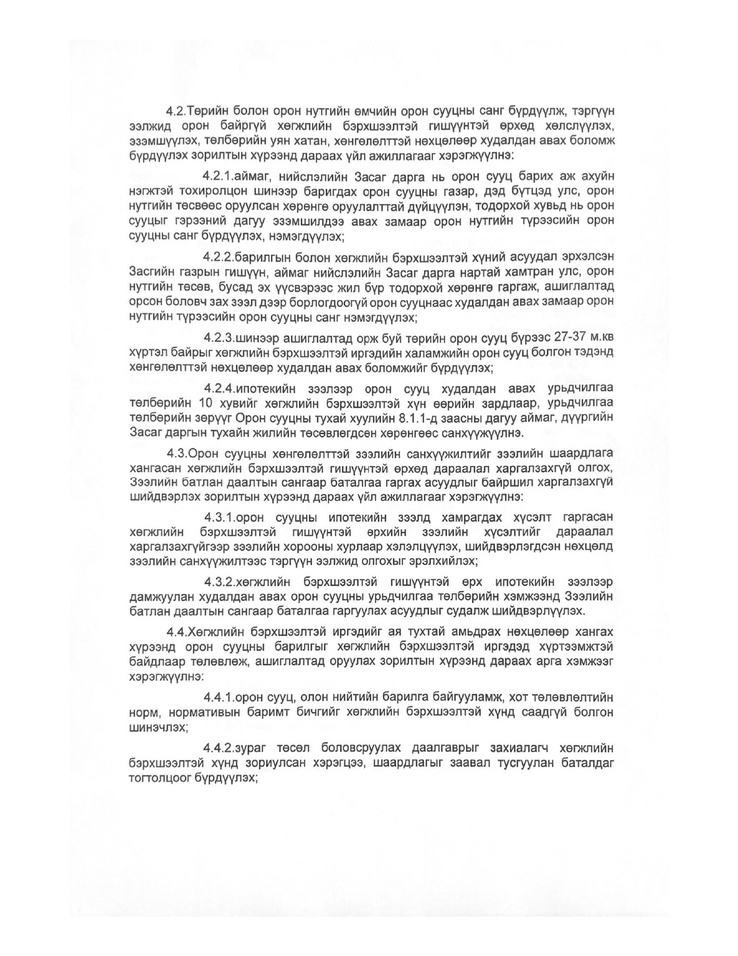
#> input picture test_imgs/img_001.jpg, 738 x 956 px, shrunk from 1275 x 1650 before the run
$ python -i skew_correction.py   (imports and definitions only)   (older library calls are emulated)
#> lines starting #> are read from the running program, lines starting #| are printed output that depends on the picture
#> further down, picture is the input picture: shape (956, 738, 3); min 3, max 255, mean 239.7
import cv2
import numpy as np
from imutils import rotate

def horizontal_projection_skew(sobel_img):
    sum_cols = []
    rows, cols = sobel_img.shape
    for row in range(rows-1):
        sum_cols.append(np.sum(sobel_img[row,:]))
    return sum_cols

def skew_correct(img):
    img = cv2.cvtColor(img, cv2.COLOR_BGR2GRAY)
    gx = cv2.Sobel(img, cv2.CV_64F, 1, 0)
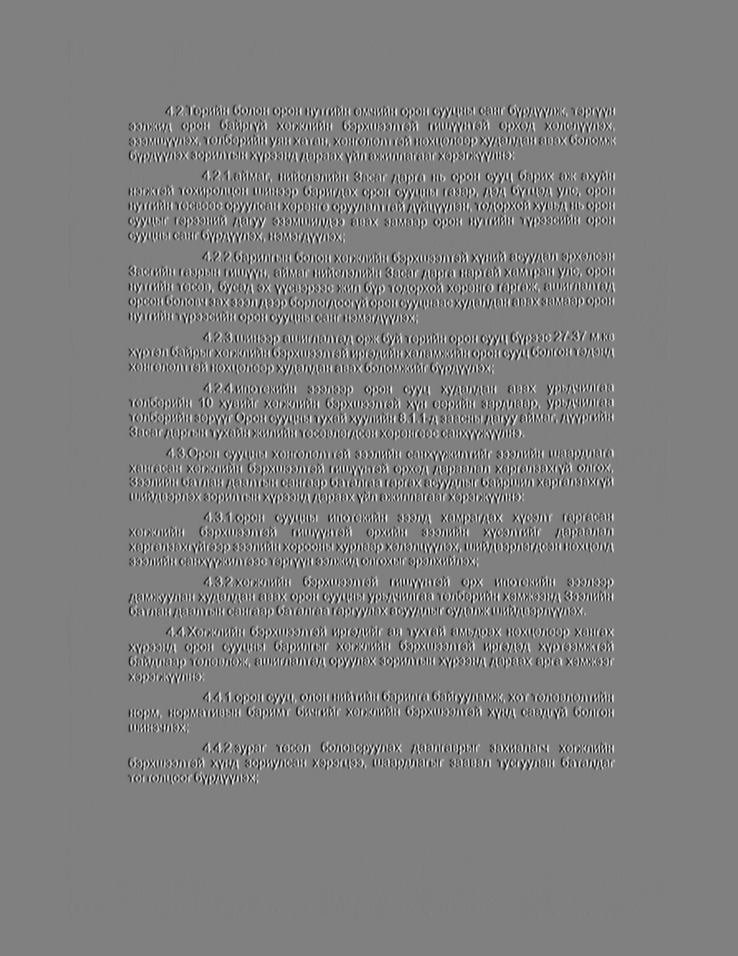
#> gx: shape (956, 738) float64; min -860, max 851, mean 0; drawn with min black and max white
    gy = cv2.Sobel(img, cv2.CV_64F, 0, 1)
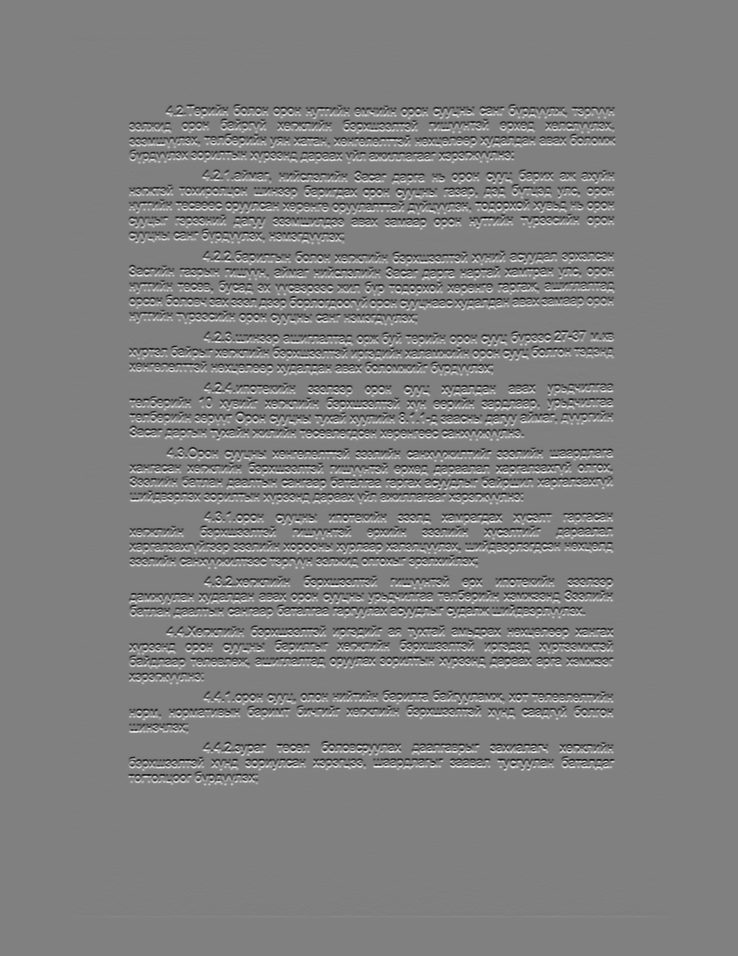
#> gy: shape (956, 738) float64; min -816, max 803, mean 0; drawn with min black and max white
    sobel_img = np.sqrt(gx * gx + gy * gy)
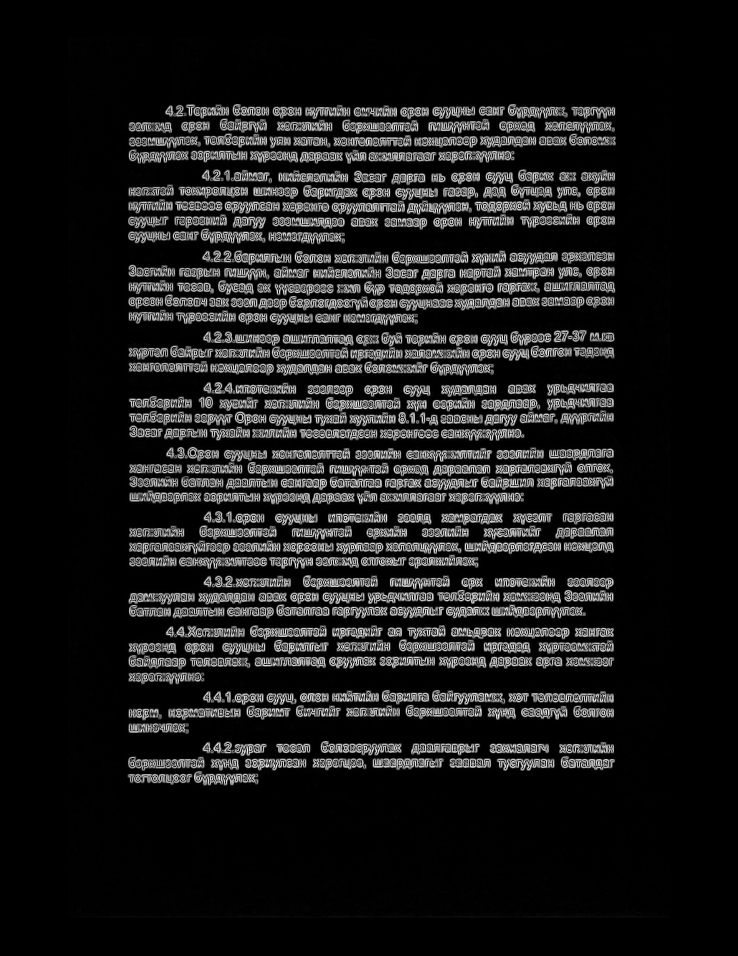
#> sobel_img: shape (956, 738) float64; min 0, max 891.6, mean 91.9; drawn with min black and max white
    sobel_img_inv = 255 - sobel_img
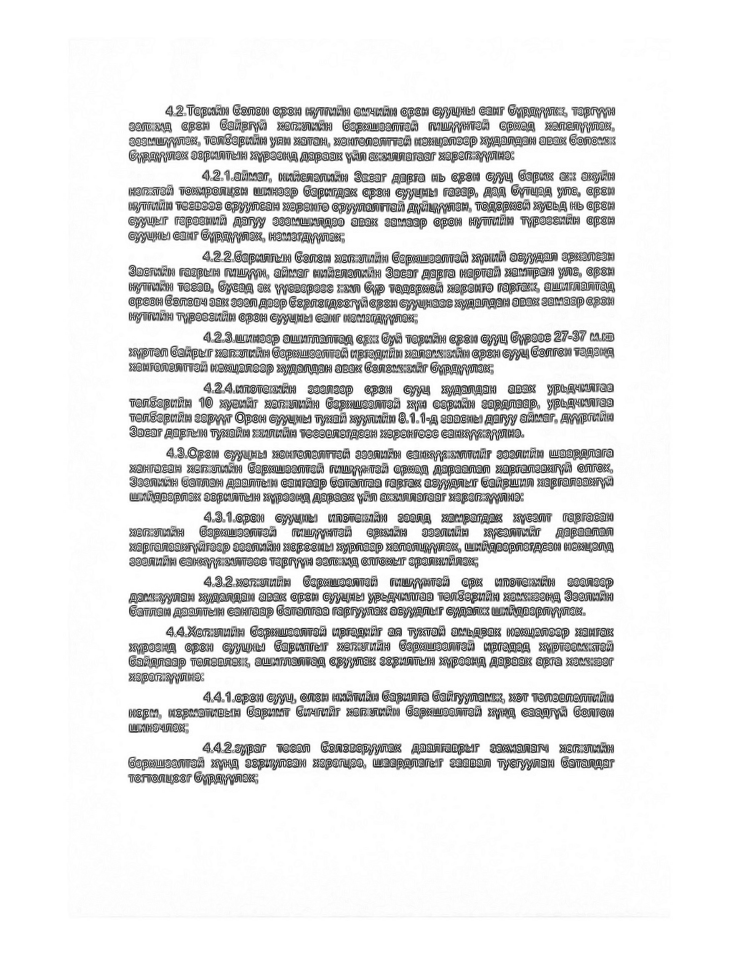
#> sobel_img_inv: shape (956, 738) float64; min -636.6, max 255, mean 163.1; drawn with min black and max white
    correction_angle = 0
    highest_hp = 0
    for angle in np.arange(-5, 5.1, 0.1):
        hp = horizontal_projection_skew(rotate(sobel_img_inv, angle))
        median_hp = np.median(hp)
        if highest_hp < median_hp:
            correction_angle = angle
            highest_hp = median_hp
#> this loop made 101 passes
#> (median_hp, highest_hp) on passes 1, 3, 4, 12, 13, 17, 18, 23, 39, 40, 41, 42: (102975.4, 102975.4), (103179.4, 103179.4), (103252.8, 103252.8), (104644.4, 104644.4), (105794.6, 105794.6), (106243.1, 106243.1), (106981.9, 106981.9), (107933.9, 107933.9), (108771.3, 108771.3), (113731.2, 113731.2), (119270, 119270), (126293.3, 126293.3)
#> median_hp on passes 2, 5, 6, 7, 8, 9: 102719.9, 103143.7, 102544.3, 102570.5, 102191.8, 102356.4
#> after the loop, correction_angle = -1.78e-14; highest_hp = 167038.6
    rows = img.shape[0]
#> rows = 956
    cols = img.shape[1]
#> cols = 738
    img_center = (cols / 2, rows / 2)
#> img_center = (369, 478)
    matrix = cv2.getRotationMatrix2D(img_center, correction_angle, 1)
#> matrix = [[1, -3.1e-16, 1.48e-13], [3.1e-16, 1, -1.14e-13]]
    rotated_img = cv2.warpAffine(img, matrix, (cols, rows), borderMode=cv2.BORDER_CONSTANT,
                                borderValue=(255, 255, 255))
    return rotated_img

>>> import cv2
>>> picture = cv2.imread('../test_imgs/img_001.jpg')
>>> result = skew_correct(picture)

$ run again, on test_imgs/img_002.jpg
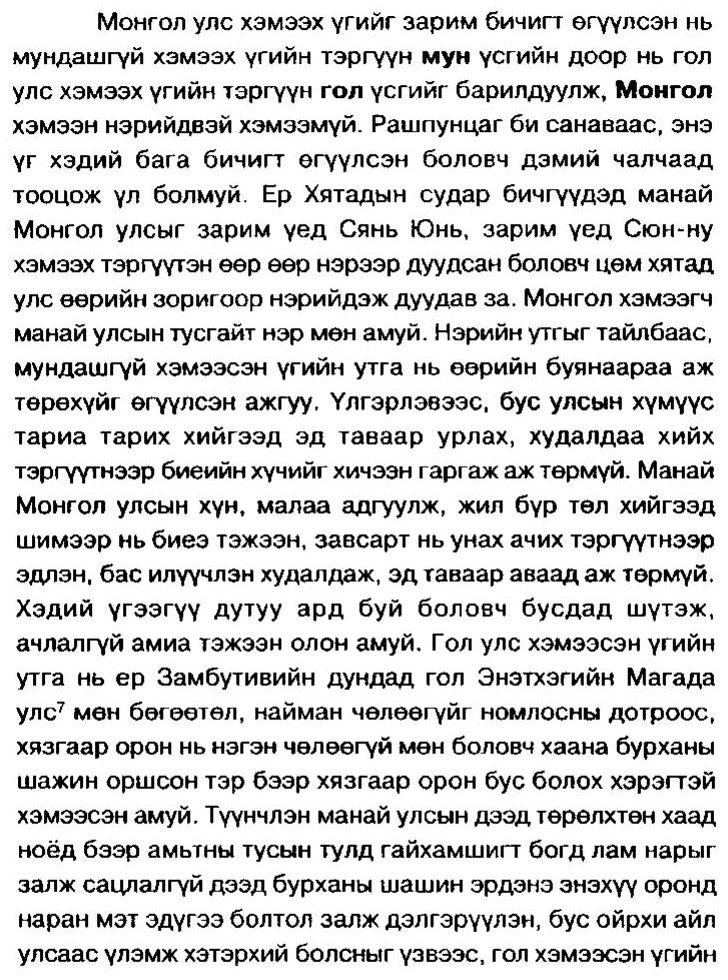
#> input picture test_imgs/img_002.jpg, 728 x 980 px
#> picture is the input picture: shape (980, 728, 3); min 0, max 255, mean 213
#> in skew_correct, `sobel_img = np.sqrt(gx * gx + gy * gy)`:
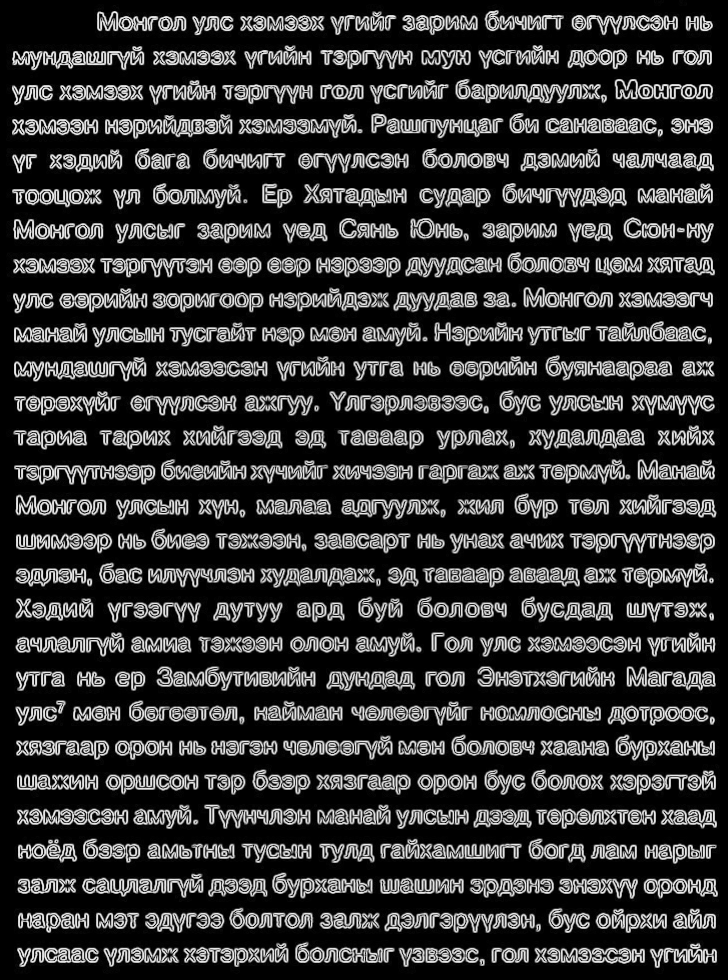
#> sobel_img: shape (980, 728) float64; min 0, max 1111.3, mean 217.1; drawn with min black and max white
#> in skew_correct, `sobel_img_inv = 255 - sobel_img`:
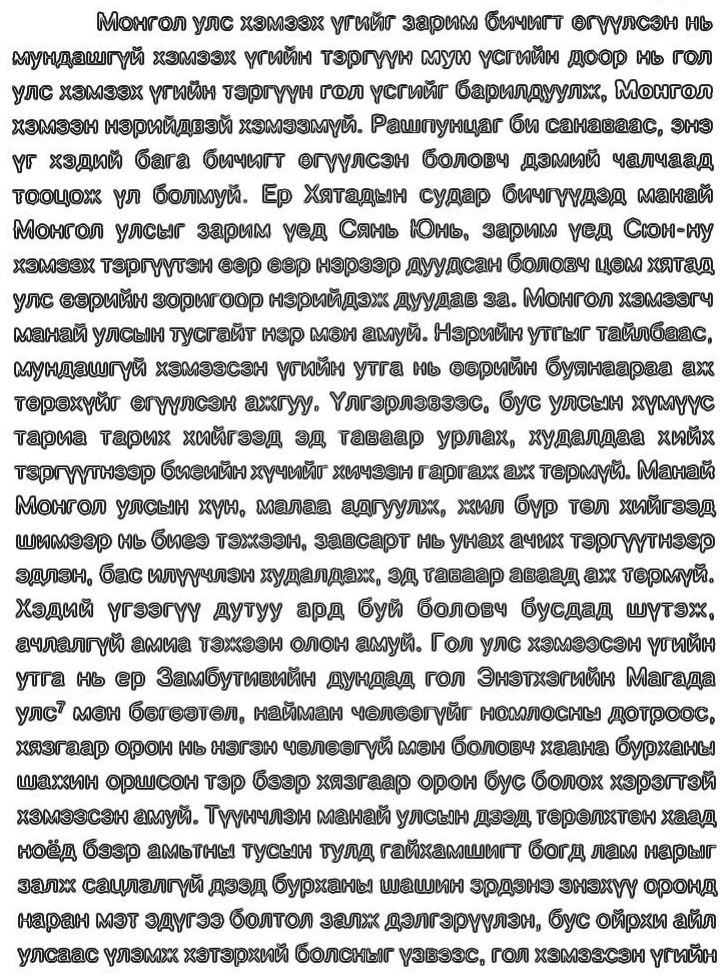
#> sobel_img_inv: shape (980, 728) float64; min -856.3, max 255, mean 37.9; drawn with min black and max white
#> the loop in skew_correct, `for angle in np.arange(-5, 5.1, 0.1):` made 101 passes
#> (median_hp, highest_hp) on passes 1, 11, 12, 13, 14, 15, 16, 17: (22702.1, 22702.1), (22866.4, 22866.4), (22992.8, 22992.8), (24390.1, 24390.1), (25110.3, 25110.3), (26208.7, 26208.7), (27146.5, 27146.5), (27298.2, 27298.2)
#> after the loop in skew_correct, `for angle in np.arange(-5, 5.1, 0.1):`: correction_angle = -1.78e-14; highest_hp = 129949.4
#> matrix = [[1, -3.1e-16, 1.52e-13], [3.1e-16, 1, -1.13e-13]]
